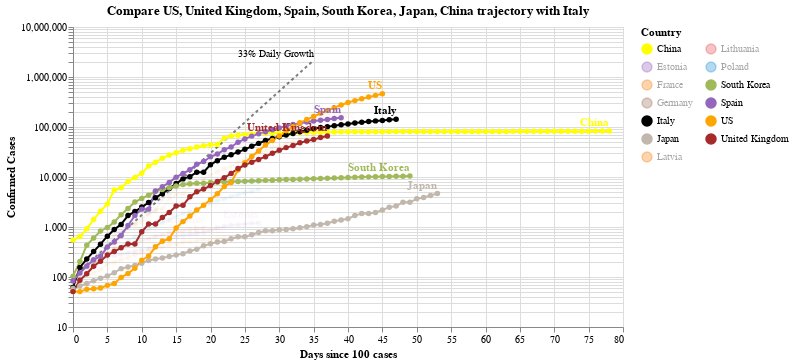

Source (notebook cell):
### Code cell
#hide_input
chart2 = make_since_chart(['US', 'United Kingdom', 'Spain', 'South Korea', 'Japan', 'China'])
chart2

### Figure 1 — Vega-Lite specification as saved in the notebook (floating-point values rounded to 4 significant figures; data arrays with more than 128 entries replaced by an {"elided": "..."} marker saying what was removed)
{"config": {"view": {"continuousWidth": 400, "continuousHeight": 300}}, "layer": [{"mark": {"type": "line", "color": "black", "opacity": 0.5, "strokeDash": [3, 3]}, "encoding": {"x": {"type": "quantitative", "field": "Days since 100 cases"}, "y": {"type": "quantitative", "field": "Confirmed Cases"}}}, {"mark": {"type": "text", "align": "right", "dy": -6, "fontSize": 10, "text": "33% Daily Growth"}, "encoding": {"x": {"type": "quantitative", "field": "Days since 100 cases"}, "y": {"type": "quantitative", "field": "Confirmed Cases"}}, "transform": [{"filter": "(datum['Days since 100 cases'] >= 35)"}]}, {"data": {"name": "data-a247b81bae14c777e2c652e7e0adec34"}, "mark": {"type": "line", "point": true}, "encoding": {"color": {"type": "nominal", "field": "Country", "legend": {"columns": 2}, "scale": {"domain": ["China", "Estonia", "France", "Germany", "Italy", "Japan", "Latvia", "Lithuania", "Poland", "South Korea", "Spain", "US", "United Kingdom"], "range": ["yellow", "#9467bd", "#F58518", "#9D755D", "black", "#C1B7AD", "#F58518", "#E45756", "#2495D3", "#A1BA59", "#9467bd", "orange", "brown"]}}, "opacity": {"condition": {"value": 1, "selection": "selector005"}, "value": 0.05}, "tooltip": [{"type": "nominal", "field": "Country"}, {"type": "temporal", "field": "Date"}, {"type": "quantitative", "field": "Confirmed Cases"}, {"type": "quantitative", "field": "Days since 100 cases"}], "x": {"type": "quantitative", "field": "Days since 100 cases"}, "y": {"type": "quantitative", "field": "Confirmed Cases", "scale": {"type": "log"}}}, "selection": {"selector005": {"type": "multi", "fields": ["Country"], "bind": "legend", "init": [{"Country": "US"}, {"Country": "United Kingdom"}, {"Country": "Spain"}, {"Country": "South Korea"}, {"Country": "Japan"}, {"Country": "China"}, {"Country": "Italy"}]}}, "width": 550}, {"data": {"name": "data-a247b81bae14c777e2c652e7e0adec34"}, "mark": {"type": "text", "align": "right", "dy": -8, "fontWeight": "bold"}, "encoding": {"color": {"type": "nominal", "field": "Country", "legend": {"columns": 2}, "scale": {"domain": ["China", "Estonia", "France", "Germany", "Italy", "Japan", "Latvia", "Lithuania", "Poland", "South Korea", "Spain", "US", "United Kingdom"], "range": ["yellow", "#9467bd", "#F58518", "#9D755D", "black", "#C1B7AD", "#F58518", "#E45756", "#2495D3", "#A1BA59", "#9467bd", "orange", "brown"]}}, "opacity": {"condition": {"value": 1, "selection": "selector005"}, "value": 0.05}, "text": {"type": "nominal", "field": "Country"}, "tooltip": [{"type": "nominal", "field": "Country"}, {"type": "temporal", "field": "Date"}, {"type": "quantitative", "field": "Confirmed Cases"}, {"type": "quantitative", "field": "Days since 100 cases"}], "x": {"type": "quantitative", "field": "Days since 100 cases"}, "y": {"type": "quantitative", "field": "Confirmed Cases", "scale": {"type": "log"}}}, "transform": [{"filter": "(datum['Date'] >= 1586390400000)"}], "width": 550}], "data": {"name": "data-c1a3bbf4dd040f2e7e8e7a69520e3c2a"}, "title": "Compare US, United Kingdom, Spain, South Korea, Japan, China trajectory with Italy", "$schema": "https://vega.github.io/schema/vega-lite/v4.0.2.json", "datasets": {"data-c1a3bbf4dd040f2e7e8e7a69520e3c2a": [{"Days since 100 cases": 0, "Confirmed Cases": 100.0}, {"Days since 100 cases": 1, "Confirmed Cases": 133.0}, {"Days since 100 cases": 2, "Confirmed Cases": 176.9}, {"Days since 100 cases": 3, "Confirmed Cases": 235.3}, {"Days since 100 cases": 4, "Confirmed Cases": 312.9}, {"Days since 100 cases": 5, "Confirmed Cases": 416.2}, {"Days since 100 cases": 6, "Confirmed Cases": 553.5}, {"Days since 100 cases": 7, "Confirmed Cases": 736.1}, {"Days since 100 cases": 8, "Confirmed Cases": 979.1}, {"Days since 100 cases": 9, "Confirmed Cases": 1302.0}, {"Days since 100 cases": 10, "Confirmed Cases": 1732.0}, {"Days since 100 cases": 11, "Confirmed Cases": 2303.0}, {"Days since 100 cases": 12, "Confirmed Cases": 3064.0}, {"Days since 100 cases": 13, "Confirmed Cases": 4074.0}, {"Days since 100 cases": 14, "Confirmed Cases": 5419.0}, {"Days since 100 cases": 15, "Confirmed Cases": 7207.0}, {"Days since 100 cases": 16, "Confirmed Cases": 9586.0}, {"Days since 100 cases": 17, "Confirmed Cases": 12750.0}, {"Days since 100 cases": 18, "Confirmed Cases": 16960.0}, {"Days since 100 cases": 19, "Confirmed Cases": 22550.0}, {"Days since 100 cases": 20, "Confirmed Cases": 29990.0}, {"Days since 100 cases": 21, "Confirmed Cases": 39890.0}, {"Days since 100 cases": 22, "Confirmed Cases": 53060.0}, {"Days since 100 cases": 23, "Confirmed Cases": 70560.0}, {"Days since 100 cases": 24, "Confirmed Cases": 93850.0}, {"Days since 100 cases": 25, "Confirmed Cases": 124800.0}, {"Days since 100 cases": 26, "Confirmed Cases": 166000.0}, {"Days since 100 cases": 27, "Confirmed Cases": 220800.0}, {"Days since 100 cases": 28, "Confirmed Cases": 293700.0}, {"Days since 100 cases": 29, "Confirmed Cases": 390600.0}, {"Days since 100 cases": 30, "Confirmed Cases": 519500.0}, {"Days since 100 cases": 31, "Confirmed Cases": 690900.0}, {"Days since 100 cases": 32, "Confirmed Cases": 918900.0}, {"Days since 100 cases": 33, "Confirmed Cases": 1222000.0}, {"Days since 100 cases": 34, "Confirmed Cases": 1625000.0}, {"Days since 100 cases": 35, "Confirmed Cases": 2162000.0}], "data-a247b81bae14c777e2c652e7e0adec34": {"elided": "537 records"}}}
